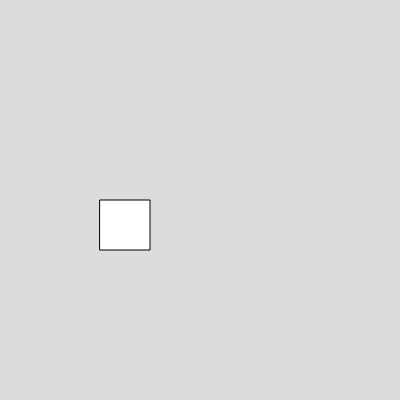
Frame 1 (no input)
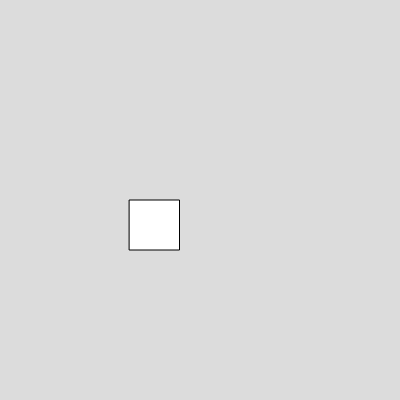
Frame 60 (no input)
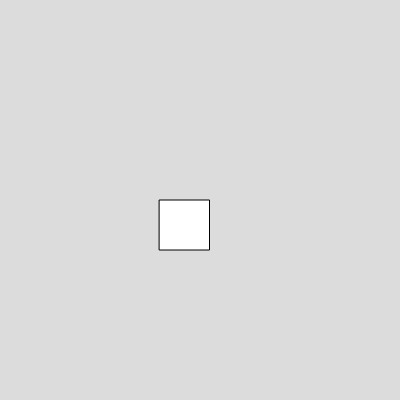
Frame 120 (the mouse pressed at the canvas centre since frame 60)

The p5.js sketch that drew these frames (run headless with seeded random() and noise() and a simulated clock; from frame 60 on, the mouse is pressed at the canvas centre):

// p5.js sketch
// ── sketch.js
var box1;


function setup() 
{
  createCanvas(400, 400);
  box1 = new Box();
}

function draw() 
{
  background(220);
  box1.show();
  box1.set_speed(0.5);
}


// ── box.js
class Box
  {
  
    constructor()
    {
      this.x = 100;
      this.y = 200;0
      this.w = 50;
      this.h = 50;

    }
    show()
    {
      rect(this.x,this.y,this.w,this.h);
    }
    set_speed(v)
    {
      this.x = this.x+v;
    }
  }

  
